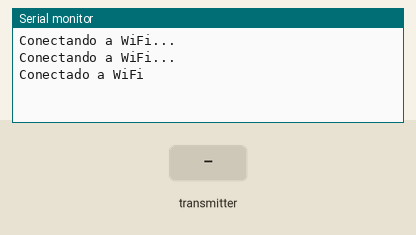
Recording of a sketch running on a simulated ESP8266 (NodeMCU). On the bench: the last lines printed to the serial monitor. Inputs (shaded band) come from the test bench. WiFi joins after 1.5 s; servers stay silent unless stated; uploads are accepted with an empty reply; no radio packets arrive unless stated.

Above: at 3.2 s.
3.3 s: the transmitter starts sending temperature = 0
At 3.46 s:
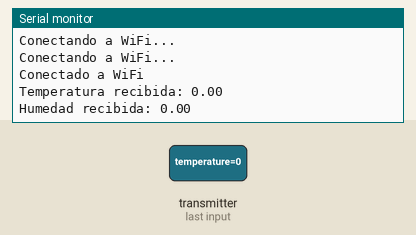
4.8 s: the transmitter starts sending humidity = 25
At 5.06 s:
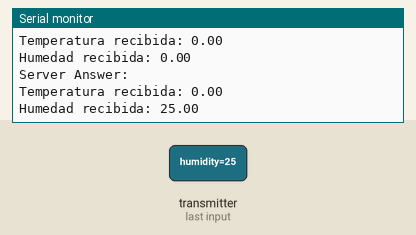
6.3 s: the transmitter starts sending temperature = 25
7.8 s: the transmitter starts sending humidity = 50
At 8.07 s:
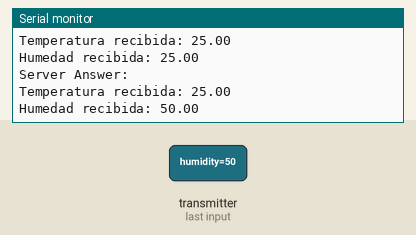
Timing chart, 0 to 10.3 s (numbered marks = the images above; inputs shaded):
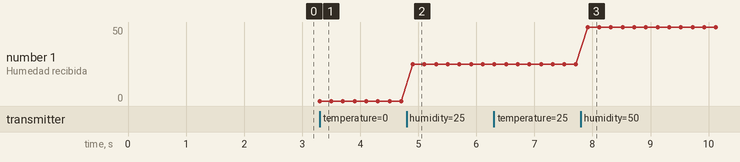

The sketch:

Receptor.ino
```cpp
#include <ESP8266WiFi.h>
#include <ESP8266HTTPClient.h>
#include <RF24.h>
#include <Adafruit_Sensor.h>
#include <DHT.h>

const char* ssid = "TIGO-FC99";
const char* password = "2NB144203115";
const char* server = "http://telemsebas-0a07559143b3.herokuapp.com/subirdatos.php";

RF24 radio(2, 4);  // Utiliza los pines D2 y D4 para CE y CSN respectivamente
DHT dht(5, DHT11);

struct DataPacket {
  float temperature;
  float humidity;
};

void setup() {
  Serial.begin(115200);

  WiFi.begin(ssid, password);
  while(WiFi.status() != WL_CONNECTED){
    delay(1000);
    Serial.println("Conectando a WiFi...");
  }
  Serial.println("Conectado a WiFi");

  if (!radio.begin()) {
    Serial.println("Error al iniciar la radio NRF24");
    while (1);
  }

  radio.openReadingPipe(1, 0xF0F0F0F0E1LL); // Dirección del canal de comunicación
  radio.startListening();
  dht.begin();
}

void loop() {
  if (radio.available()) {
    DataPacket dataPacket;
    radio.read(&dataPacket, sizeof(dataPacket));

    Serial.print("Temperatura recibida: ");
    Serial.println(dataPacket.temperature);
    Serial.print("Humedad recibida: ");
    Serial.println(dataPacket.humidity);

    // Realizar la solicitud HTTP POST al servidor
    HTTPClient http;

    String url = String(server);
    http.begin(url);
    http.addHeader("Content-Type", "application/x-www-form-urlencoded");

    // Ajusta el nombre del campo y la asignación según tu base de datos
    String postBody = "&temperature=" + String(dataPacket.temperature) + "&humidity=" + String(dataPacket.humidity);

    int httpCode = http.POST(postBody);

    if (httpCode > 0) {
      String payload = http.getString();
      Serial.println("Server Answer:");
      Serial.println(payload);
    } else {
      Serial.printf("Error en la solicitud HTTP %d\n", httpCode);
    }

    http.end();
  }
}
```

Measured:
- after the input at 3.3 s, the serial monitor: prints a new line at once (image 1)
- after the input at 4.8 s, the serial monitor: prints a new line after 0.11 s (image 2)
- after the input at 7.8 s, the serial monitor: prints a new line after 0.12 s (image 3)
- plotted number 1: 0 → 25 after the input at 4.8 s, 25 → 50 after the input at 7.8 s
